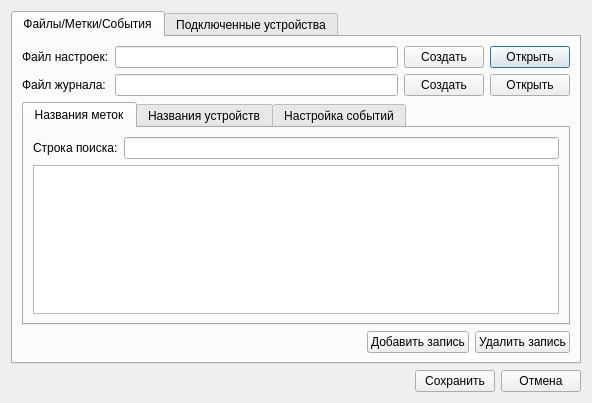
<?xml version="1.0" encoding="UTF-8"?>
<ui version="4.0">
 <class>SettingsWindow</class>
 <widget class="QDialog" name="SettingsWindow">
  <property name="geometry">
   <rect>
    <x>0</x>
    <y>0</y>
    <width>592</width>
    <height>403</height>
   </rect>
  </property>
  <property name="windowTitle">
   <string>Настройки</string>
  </property>
  <layout class="QVBoxLayout" name="verticalLayout">
   <item>
    <widget class="QTabWidget" name="set_menu_tab">
     <property name="enabled">
      <bool>true</bool>
     </property>
     <property name="currentIndex">
      <number>0</number>
     </property>
     <widget class="QWidget" name="tab_2">
      <attribute name="title">
       <string>Файлы/Метки/События</string>
      </attribute>
      <layout class="QGridLayout" name="gridLayout">
       <item row="0" column="0">
        <widget class="QLabel" name="label_9">
         <property name="text">
          <string>Файл настроек:</string>
         </property>
        </widget>
       </item>
       <item row="0" column="1">
        <widget class="QLineEdit" name="settings_le">
         <property name="readOnly">
          <bool>true</bool>
         </property>
        </widget>
       </item>
       <item row="0" column="3">
        <widget class="QPushButton" name="settings_button">
         <property name="text">
          <string>Открыть</string>
         </property>
        </widget>
       </item>
       <item row="1" column="0">
        <widget class="QLabel" name="label_10">
         <property name="text">
          <string>Файл журнала:</string>
         </property>
        </widget>
       </item>
       <item row="1" column="1">
        <widget class="QLineEdit" name="log_le">
         <property name="readOnly">
          <bool>true</bool>
         </property>
        </widget>
       </item>
       <item row="1" column="3">
        <widget class="QPushButton" name="log_button">
         <property name="text">
          <string>Открыть</string>
         </property>
        </widget>
       </item>
       <item row="2" column="0" colspan="4">
        <widget class="QTabWidget" name="settings_tabs">
         <property name="currentIndex">
          <number>0</number>
         </property>
         <widget class="QWidget" name="tag_tab">
          <attribute name="title">
           <string>Названия меток</string>
          </attribute>
          <layout class="QGridLayout" name="gridLayout_2">
           <item row="0" column="0">
            <widget class="QLabel" name="label">
             <property name="text">
              <string>Строка поиска:</string>
             </property>
            </widget>
           </item>
           <item row="0" column="1">
            <widget class="QLineEdit" name="find_tag_le"/>
           </item>
           <item row="1" column="0" colspan="2">
            <widget class="QTableView" name="tag_view"/>
           </item>
          </layout>
         </widget>
         <widget class="QWidget" name="dev_name_tab">
          <attribute name="title">
           <string>Названия устройств</string>
          </attribute>
          <layout class="QGridLayout" name="gridLayout_4">
           <item row="0" column="0">
            <widget class="QLabel" name="label_2">
             <property name="text">
              <string>Строка поиска:</string>
             </property>
            </widget>
           </item>
           <item row="0" column="1">
            <widget class="QLineEdit" name="find_dev_le"/>
           </item>
           <item row="1" column="0" colspan="2">
            <widget class="QTableView" name="dev_name_view"/>
           </item>
          </layout>
         </widget>
         <widget class="QWidget" name="event_tab">
          <attribute name="title">
           <string>Настройка событий</string>
          </attribute>
          <layout class="QGridLayout" name="gridLayout_5">
           <item row="0" column="0">
            <widget class="QLabel" name="label_5">
             <property name="text">
              <string>Строка поиска:</string>
             </property>
            </widget>
           </item>
           <item row="0" column="1">
            <widget class="QLineEdit" name="find_event_le"/>
           </item>
           <item row="1" column="0" colspan="2">
            <widget class="QTableView" name="event_view"/>
           </item>
          </layout>
         </widget>
        </widget>
       </item>
       <item row="3" column="0" colspan="4">
        <layout class="QHBoxLayout" name="horizontalLayout_6">
         <item>
          <spacer name="horizontalSpacer_3">
           <property name="orientation">
            <enum>Qt::Horizontal</enum>
           </property>
           <property name="sizeHint" stdset="0">
            <size>
             <width>40</width>
             <height>20</height>
            </size>
           </property>
          </spacer>
         </item>
         <item>
          <widget class="QPushButton" name="add_button">
           <property name="text">
            <string>Добавить запись</string>
           </property>
          </widget>
         </item>
         <item>
          <widget class="QPushButton" name="del_button">
           <property name="text">
            <string>Удалить запись</string>
           </property>
          </widget>
         </item>
        </layout>
       </item>
       <item row="0" column="2">
        <widget class="QPushButton" name="new_settings_btn">
         <property name="text">
          <string>Создать</string>
         </property>
        </widget>
       </item>
       <item row="1" column="2">
        <widget class="QPushButton" name="new_log_btn">
         <property name="text">
          <string>Создать</string>
         </property>
        </widget>
       </item>
      </layout>
     </widget>
     <widget class="QWidget" name="dev_tab">
      <attribute name="title">
       <string>Подключенные устройства</string>
      </attribute>
      <layout class="QVBoxLayout" name="verticalLayout_3">
       <item>
        <widget class="QTreeView" name="dev_view"/>
       </item>
       <item>
        <layout class="QHBoxLayout" name="horizontalLayout_2">
         <item>
          <widget class="QPushButton" name="find_dev_button">
           <property name="text">
            <string>Найти устройства</string>
           </property>
          </widget>
         </item>
         <item>
          <spacer name="horizontalSpacer_2">
           <property name="orientation">
            <enum>Qt::Horizontal</enum>
           </property>
           <property name="sizeHint" stdset="0">
            <size>
             <width>40</width>
             <height>20</height>
            </size>
           </property>
          </spacer>
         </item>
         <item>
          <widget class="QPushButton" name="act_dev_button">
           <property name="text">
            <string>Подключить устройство</string>
           </property>
           <property name="checkable">
            <bool>true</bool>
           </property>
          </widget>
         </item>
         <item>
          <widget class="QPushButton" name="synch_time_button">
           <property name="text">
            <string>Синхронизировать часы</string>
           </property>
          </widget>
         </item>
        </layout>
       </item>
       <item>
        <layout class="QHBoxLayout" name="horizontalLayout_3">
         <item>
          <widget class="QFrame" name="frame">
           <property name="minimumSize">
            <size>
             <width>271</width>
             <height>129</height>
            </size>
           </property>
           <property name="frameShape">
            <enum>QFrame::Box</enum>
           </property>
           <property name="frameShadow">
            <enum>QFrame::Raised</enum>
           </property>
           <widget class="QPushButton" name="ch1_button">
            <property name="geometry">
             <rect>
              <x>10</x>
              <y>10</y>
              <width>61</width>
              <height>23</height>
             </rect>
            </property>
            <property name="text">
             <string>Канал 1</string>
            </property>
            <property name="checkable">
             <bool>true</bool>
            </property>
           </widget>
           <widget class="QLabel" name="label_3">
            <property name="geometry">
             <rect>
              <x>20</x>
              <y>40</y>
              <width>81</width>
              <height>16</height>
             </rect>
            </property>
            <property name="text">
             <string>Время реакции</string>
            </property>
           </widget>
           <widget class="QLabel" name="label_4">
            <property name="geometry">
             <rect>
              <x>120</x>
              <y>40</y>
              <width>121</width>
              <height>16</height>
             </rect>
            </property>
            <property name="text">
             <string>Дальность считывания</string>
            </property>
           </widget>
           <widget class="QDial" name="dist1_dial">
            <property name="geometry">
             <rect>
              <x>120</x>
              <y>50</y>
              <width>50</width>
              <height>64</height>
             </rect>
            </property>
            <property name="maximum">
             <number>31</number>
            </property>
           </widget>
           <widget class="QLineEdit" name="dist1_le">
            <property name="geometry">
             <rect>
              <x>180</x>
              <y>70</y>
              <width>31</width>
              <height>20</height>
             </rect>
            </property>
            <property name="readOnly">
             <bool>true</bool>
            </property>
           </widget>
           <widget class="QTimeEdit" name="time1_edt">
            <property name="geometry">
             <rect>
              <x>20</x>
              <y>70</y>
              <width>81</width>
              <height>22</height>
             </rect>
            </property>
            <property name="maximumTime">
             <time>
              <hour>18</hour>
              <minute>12</minute>
              <second>0</second>
             </time>
            </property>
           </widget>
          </widget>
         </item>
         <item>
          <widget class="QFrame" name="frame_2">
           <property name="minimumSize">
            <size>
             <width>271</width>
             <height>129</height>
            </size>
           </property>
           <property name="frameShape">
            <enum>QFrame::Box</enum>
           </property>
           <property name="frameShadow">
            <enum>QFrame::Raised</enum>
           </property>
           <widget class="QPushButton" name="ch2_button">
            <property name="geometry">
             <rect>
              <x>10</x>
              <y>10</y>
              <width>61</width>
              <height>23</height>
             </rect>
            </property>
            <property name="text">
             <string>Канал 2</string>
            </property>
            <property name="checkable">
             <bool>true</bool>
            </property>
           </widget>
           <widget class="QLabel" name="label_7">
            <property name="geometry">
             <rect>
              <x>20</x>
              <y>40</y>
              <width>81</width>
              <height>16</height>
             </rect>
            </property>
            <property name="text">
             <string>Время реакции</string>
            </property>
           </widget>
           <widget class="QLabel" name="label_8">
            <property name="geometry">
             <rect>
              <x>120</x>
              <y>40</y>
              <width>121</width>
              <height>16</height>
             </rect>
            </property>
            <property name="text">
             <string>Дальность считывания</string>
            </property>
           </widget>
           <widget class="QDial" name="dist2_dial">
            <property name="geometry">
             <rect>
              <x>120</x>
              <y>50</y>
              <width>50</width>
              <height>64</height>
             </rect>
            </property>
            <property name="maximum">
             <number>31</number>
            </property>
           </widget>
           <widget class="QLineEdit" name="dist2_le">
            <property name="geometry">
             <rect>
              <x>180</x>
              <y>70</y>
              <width>31</width>
              <height>20</height>
             </rect>
            </property>
            <property name="readOnly">
             <bool>true</bool>
            </property>
           </widget>
           <widget class="QTimeEdit" name="time2_edt">
            <property name="geometry">
             <rect>
              <x>20</x>
              <y>70</y>
              <width>81</width>
              <height>22</height>
             </rect>
            </property>
            <property name="maximumTime">
             <time>
              <hour>18</hour>
              <minute>12</minute>
              <second>0</second>
             </time>
            </property>
            <property name="calendarPopup">
             <bool>false</bool>
            </property>
           </widget>
          </widget>
         </item>
        </layout>
       </item>
      </layout>
     </widget>
    </widget>
   </item>
   <item>
    <layout class="QHBoxLayout" name="horizontalLayout">
     <item>
      <spacer name="horizontalSpacer">
       <property name="orientation">
        <enum>Qt::Horizontal</enum>
       </property>
       <property name="sizeHint" stdset="0">
        <size>
         <width>40</width>
         <height>20</height>
        </size>
       </property>
      </spacer>
     </item>
     <item>
      <widget class="QPushButton" name="save_button">
       <property name="text">
        <string>Сохранить</string>
       </property>
      </widget>
     </item>
     <item>
      <widget class="QPushButton" name="cancel_button">
       <property name="text">
        <string>Отмена</string>
       </property>
      </widget>
     </item>
    </layout>
   </item>
  </layout>
 </widget>
 <tabstops>
  <tabstop>set_menu_tab</tabstop>
  <tabstop>cancel_button</tabstop>
  <tabstop>save_button</tabstop>
  <tabstop>log_button</tabstop>
  <tabstop>log_le</tabstop>
  <tabstop>settings_button</tabstop>
  <tabstop>settings_le</tabstop>
  <tabstop>settings_tabs</tabstop>
  <tabstop>find_tag_le</tabstop>
  <tabstop>tag_view</tabstop>
  <tabstop>find_dev_le</tabstop>
  <tabstop>dev_name_view</tabstop>
  <tabstop>find_event_le</tabstop>
  <tabstop>event_view</tabstop>
  <tabstop>synch_time_button</tabstop>
  <tabstop>act_dev_button</tabstop>
  <tabstop>ch1_button</tabstop>
  <tabstop>dist1_dial</tabstop>
  <tabstop>dist1_le</tabstop>
  <tabstop>ch2_button</tabstop>
  <tabstop>dist2_dial</tabstop>
  <tabstop>dist2_le</tabstop>
  <tabstop>dev_view</tabstop>
  <tabstop>find_dev_button</tabstop>
 </tabstops>
 <resources/>
 <connections/>
</ui>
